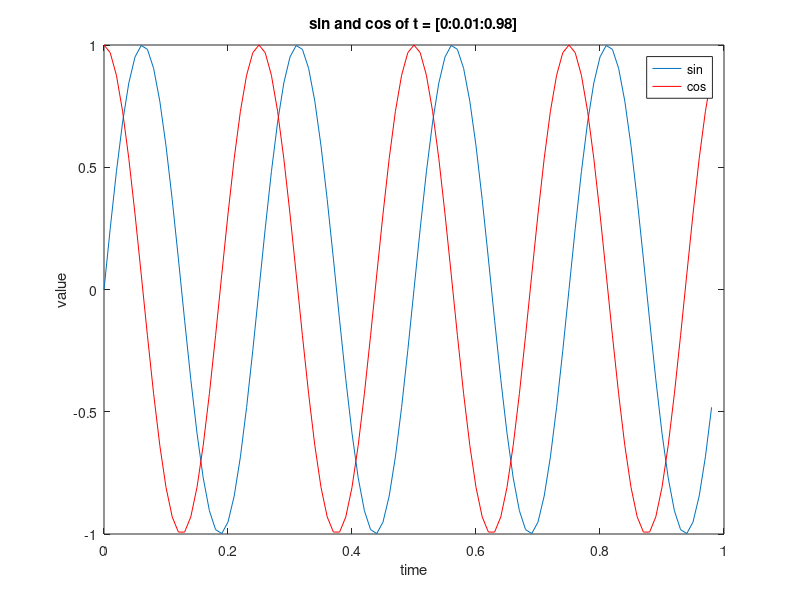
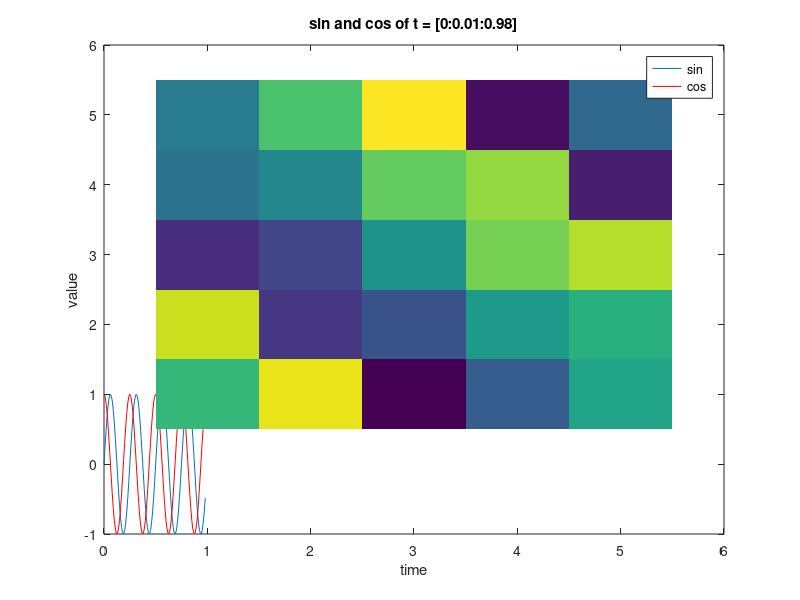
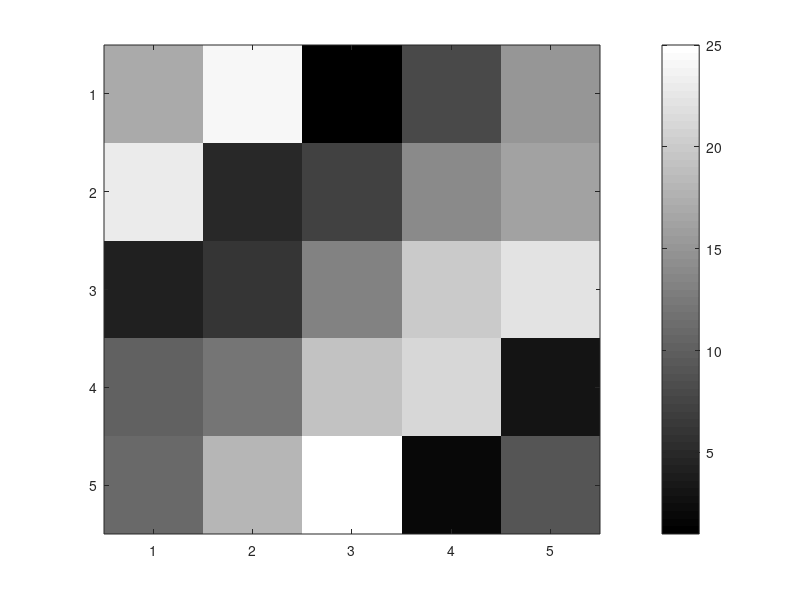

These charts were generated, in order, by the following MATLAB code:
t = [0:0.01:0.98];
y1 = sin (2*pi*4*t);
plot (t, y1);   % this plots whatever you give it
y2 = cos (2*pi*4*t);
plot (t, y2); 

plot (t, y1);
hold on   % this is the command if you want to plot new figures on top of the other
plot (t, y2, 'r');

xlabel('time');
ylabel('value');
legend('sin', 'cos');
title('sin and cos of t = [0:0.01:0.98]');
print -dpng '../images/plots_05_sin_and_cos_of_t.png'; % this saves the plot as a png file (it may take a while)
close  % to close the plot window and avoid plotting everything over the same plot

A = magic (5);
imagesc (A);  % this plots the matrix as a color matrix
print -dpng '../images/plots_05_matrix_color_plot.png';
clf;  % cleans the existing plot
imagesc (A), colorbar, colormap gray;  % colorbar adds the colorbar to the plot and colomap grey sets the coloring to a grey scale 
print -dpng '../images/plots_05_matrix_color_plot_bar_grey.png';